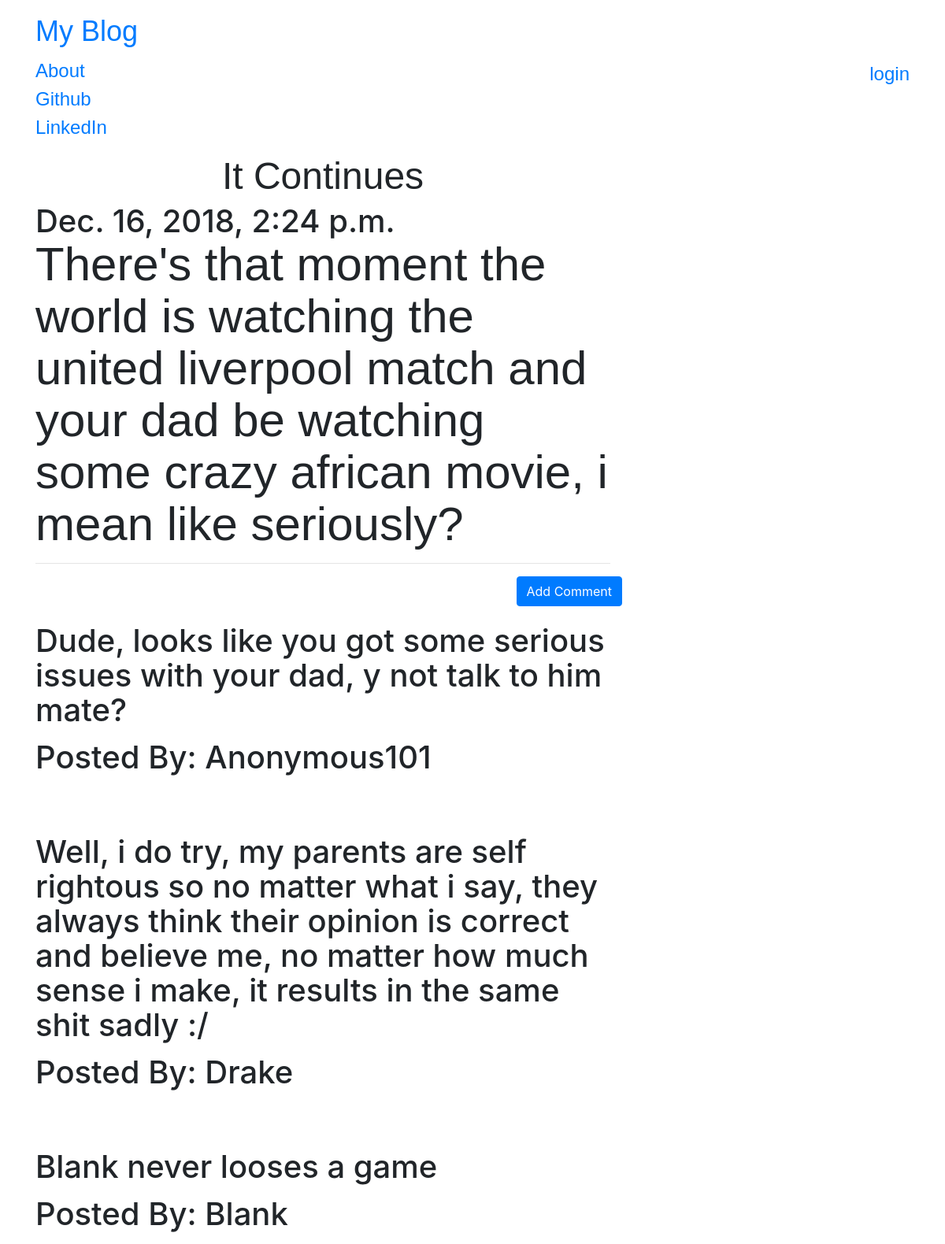
/post/6, run on the app's committed database.
### blog/models.py (models this page shows, shortened)
class Post(models.Model):
    author = models.ForeignKey("auth.User", on_delete=models.CASCADE)
    title = models.CharField(max_length = 200)
    text = models.TextField()
    created_date = models.DateTimeField(default = timezone.now)
    published_date = models.DateTimeField(blank = True, null = True)

class Comment(models.Model):
    post = models.ForeignKey('blog.Post', related_name = 'comments', on_delete=models.CASCADE)
    author = models.CharField(max_length=200)
    text = models.TextField()
    create_date = models.DateTimeField(default = timezone.now())
    approved_comment = models.BooleanField(default = False)

### blog/views.py (the view)
# urls.py: url(r"^post/(?P<pk>\d+)$", views.PostDetailView.as_view(), name="post_detail"),
class PostDetailView(DetailView):
    model = Post

### blog/templates/blog/post_detail.html (shortened to what this page needs)
{% extends "blog/base.html" %}
{% block content %}
    <h1 class="posttitle loader">{{post.title}}<h1>
    {% if post.published_date %}
        <div>
            {{post.published_date}}
        </div>
    {% else %}
        <a class="btn btn-default" href="{% url 'post_publish' pk=post.pk %}">Publish</a>
    {% endif %}
    <p class = "postcontent editable loader">{{ post.text|safe|linebreaksbr }}</p>
    <hr>
    <a class="btn btn-primary btn-comment" href="{% url 'add_comment_to_post' pk=post.pk %}">Add Comment</a>
    <div>
        {% for comment in post.comments.all %}
        <br>
            {% if user.is_authenticated or comment.approved_comment %}
                <p>{{comment.text|safe|linebreaks}}</p>
                <p>Posted By: {{comment.author}}</p>
            {% endif %}
            {% empty %}
            <p>No Comments!</p>
        {% endfor %}
    </div>
{% endblock content %}

### blog/static/css/medium-editor.css (style rules this page uses)
.medium-editor-element { word-wrap: break-word; min-height: 30px; }

### blog/static/css/blog.css (style rules this page uses)
.posttitle { font-family: 'Russo One', sans-serif; font-size: 3em; text-align: center; }
.postcontent { font-family: 'Montserrat', Verdana, Geneva, Tahoma, sans-serif; font-size: 1.5em; }
.btn-comment { position: absolute; right: 0px; }
.loader { filter:hue-rotate(0deg); color: linear-gradient(45deg,#0f8,#08f); animation:hue 5000ms infinite linear; }

### data on the page
Post: title "It Continues", published_date "Dec. 16, 2018, 2:24 p.m.", text "There's that moment the world is watching the united liverpool match and your dad be watching some crazy african movie, i mean like seriously?"
Comment: text "Dude, looks like you got some serious issues with your dad, y not talk to him mate?", author "Anonymous101"
Comment: text "Well, i do try, my parents are self rightous so no matter what i say, they always think their opinion is correct and believe me, no matter how much sense i make, it results in the same shit sadly :/", author "Drake"
Comment: text "Blank never looses a game", author "Blank"
